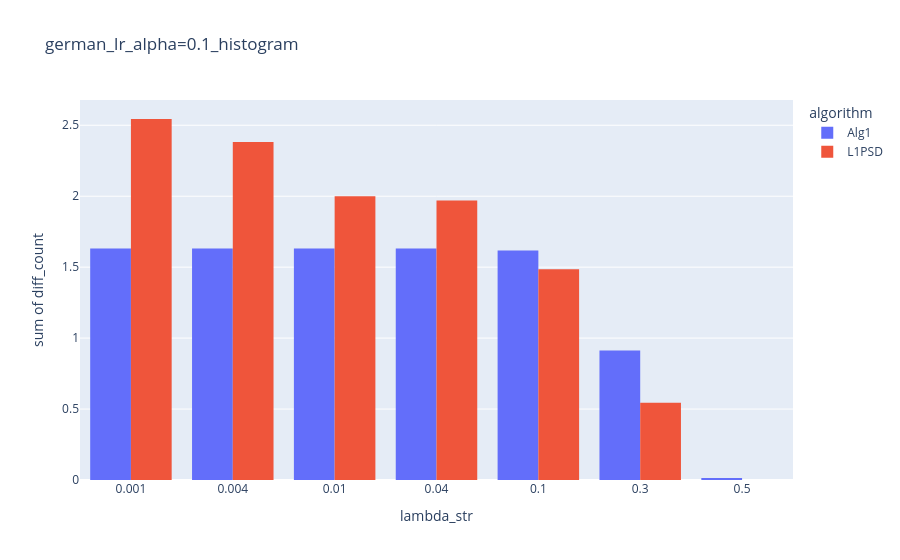

The notebook cell saved with this chart:
### Code cell
fig = px.histogram(df_results_mean_histo, 
                   x = "lambda_str",
                   y = "diff_count",
                   color="algorithm",
                   barmode="group",
                   title=f"{params['data']}_{params['base_model']}_alpha=0.1_histogram")
fig.show()

### Figure 1 — Plotly figure (JSON) as saved in the notebook; plotly's stock layout.template omitted (floating-point values rounded to 4 significant figures)
{"data": [{"alignmentgroup": "True", "bingroup": "x", "histfunc": "sum", "hovertemplate": "algorithm=Alg1<br>lambda_str=%{x}<br>sum of diff_count=%{y}<extra></extra>", "legendgroup": "Alg1", "marker": {"color": "#636efa", "pattern": {"shape": ""}}, "name": "Alg1", "offsetgroup": "Alg1", "orientation": "v", "showlegend": true, "type": "histogram", "x": ["0.001", "0.004", "0.01", "0.04", "0.1", "0.3", "0.5"], "xaxis": "x", "y": [1.632, 1.632, 1.632, 1.632, 1.618, 0.9118, 0.01471], "yaxis": "y"}, {"alignmentgroup": "True", "bingroup": "x", "histfunc": "sum", "hovertemplate": "algorithm=L1PSD<br>lambda_str=%{x}<br>sum of diff_count=%{y}<extra></extra>", "legendgroup": "L1PSD", "marker": {"color": "#EF553B", "pattern": {"shape": ""}}, "name": "L1PSD", "offsetgroup": "L1PSD", "orientation": "v", "showlegend": true, "type": "histogram", "x": ["0.001", "0.004", "0.01", "0.04", "0.1", "0.3", "0.5"], "xaxis": "x", "y": [2.544, 2.382, 2.0, 1.971, 1.485, 0.5441, 0.0], "yaxis": "y"}], "layout": {"barmode": "group", "legend": {"title": {"text": "algorithm"}, "tracegroupgap": 0}, "title": {"text": "german_lr_alpha=0.1_histogram"}, "xaxis": {"anchor": "y", "domain": [0, 1], "title": {"text": "lambda_str"}}, "yaxis": {"anchor": "x", "domain": [0, 1], "title": {"text": "sum of diff_count"}}}}
